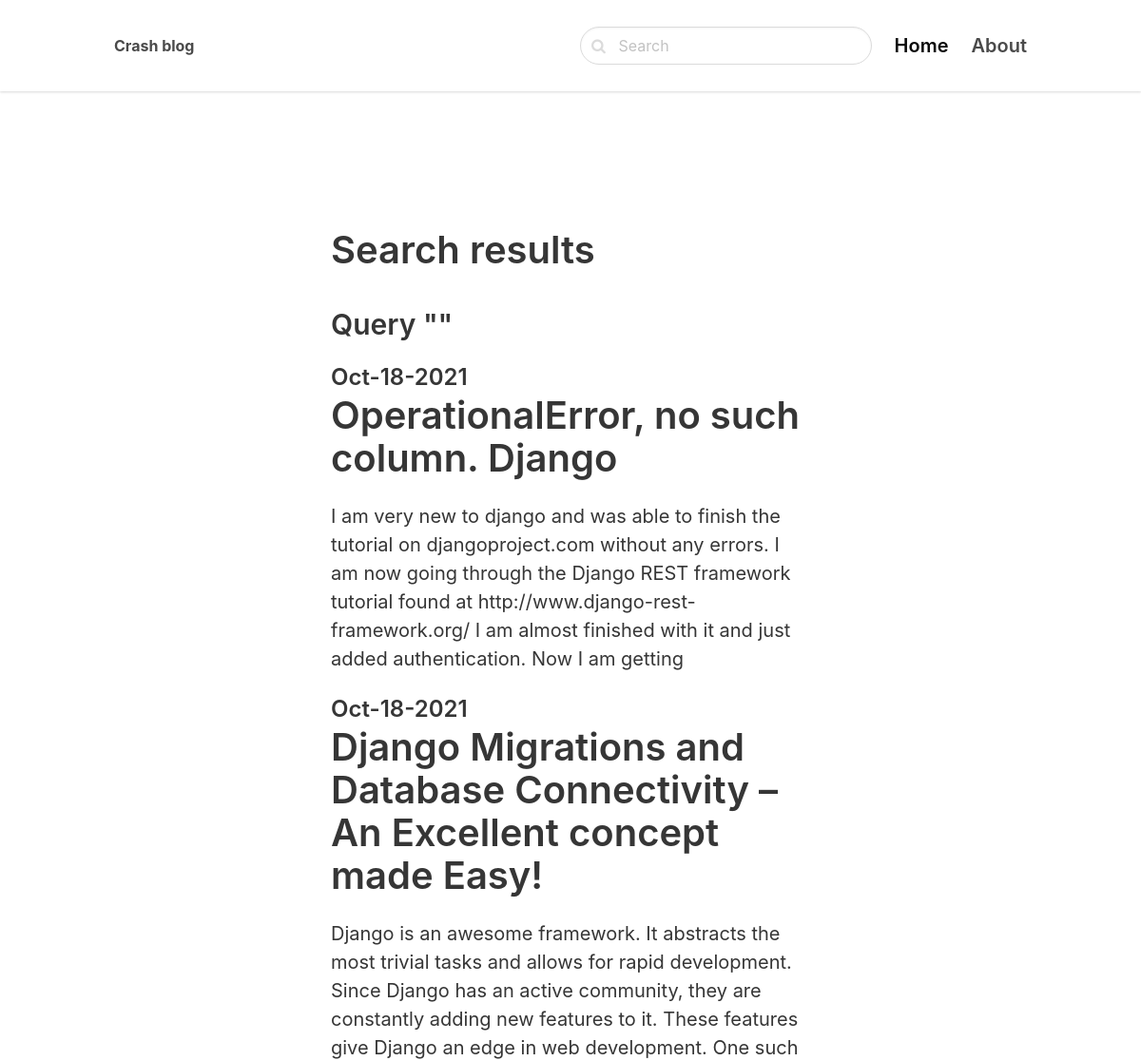
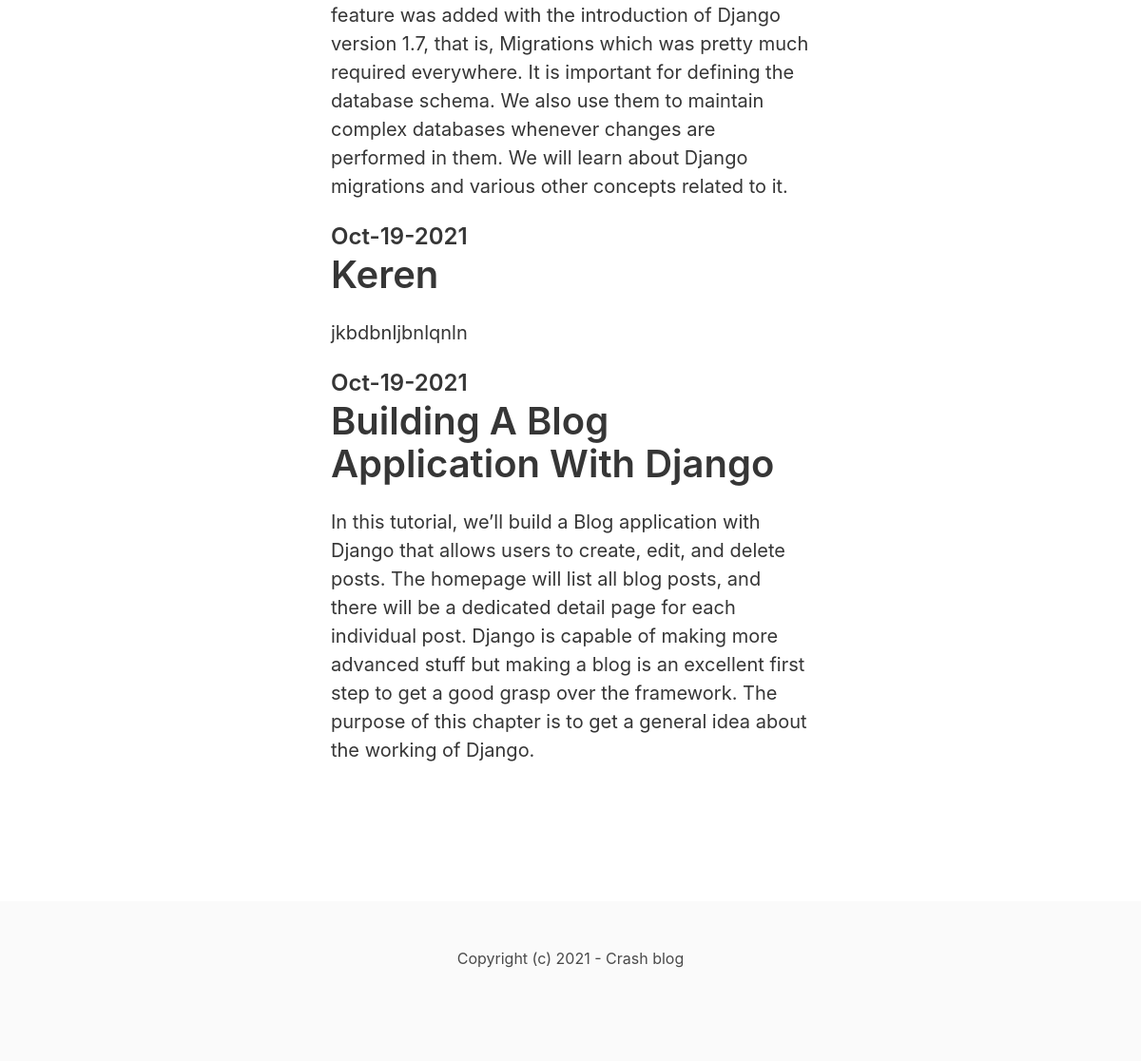
The app's page /search/ with its own data (2 pictures, top to bottom).
### blog/models.py (models this page shows, shortened)
class Post(models.Model):
    ACTIVE = 'active'
    DRAFT = 'draft'
    CHOICES_STATUS = (
        (ACTIVE, 'Active'),
        (DRAFT, 'Draft')
    )
    category = models.ForeignKey(Category, related_name = 'posts', on_delete = models.CASCADE)
    parent = models.ForeignKey('self', related_name='variants', on_delete=models.CASCADE, blank=True, null=True)
    title = models.CharField(max_length=255)
    slug = models.SlugField()
    intro = models.TextField()
    body = models.TextField()
    created_at = models.DateTimeField(auto_now_add=True)
    status = models.CharField(max_length=10, choices=CHOICES_STATUS, default=ACTIVE)
    image = models.ImageField(upload_to='uploads/', blank=True, null=True)
    thumbnail = models.ImageField(upload_to='uploads/', blank=True, null=True)
    num_visits = models.IntegerField(default=0)
    last_visit = models.DateTimeField(blank=True, null=True)
    class meta:
        ordering = ('-created_at',)

### blog/views.py (the view)
# urls.py: path('search/', search, name='search'),
def search(request):
    query = request.GET.get('query', '')
    posts = Post.objects.filter(status=Post.ACTIVE).filter(Q(title__icontains=query) | Q(intro__icontains=query) | Q(body__icontains=query))
    return render(request, 'blog/search.html', {'posts': posts, 'query': query})

### blog/templates/blog/search.html (shortened to what this page needs)
{% extends 'core/base.html' %}
{% block content %}
    <section class="hero ">
    	<div class="hero-body">
            <div class="container">
                <section class="section">
                    <div class="columns">
                        <div class="column is-8 is-offset-2">
                            <div class="content is-medium">
                                <h1>Search results</h1>
                                <h3>Query "{{ query }}"</h3>
                            </div>
                            {% for post in posts %}
                                <div class="content is-medium">
                                    <a href="{% url 'post_detail' post.category.slug post.slug %}">
                                        <h2 class="subtitle is-4">{{ post.created_at|date:'M-d-Y' }}</h2>
                                        <h1 class="title">{{ post.title }}</h1>
                                        <p class="has-text-dark">{{ post.intro }}</p>
                                    </a>
                                </div>
                            {% empty %}
                                <div class="content">
                                    <p> No result for the given query...</p>
                                </div>
                            {% endfor %}
                        </div>
                    </div>
                </section>
            </div>
        </div>
    </section>
{% endblock %}

### records on screen
Post: created_at "Oct-18-2021", title "OperationalError, no such column. Django", intro "I am very new to django and was able to finish the tutorial on djangoproject.com without any errors. I am now going through the Django REST framework tutorial found at http://www.django-rest-framework.org/ I am almost finished with it and just added authentication. Now I am getting"
Post: created_at "Oct-18-2021", title "Django Migrations and Database Connectivity – An Excellent concept made Easy!", intro "Django is an awesome framework. It abstracts the most trivial tasks and allows for rapid development. Since Django has an active community, they are constantly adding new features to it. These features give Django an edge in web development. One such feature was added with the introduction of Django version 1.7, that is, Migrations which was pretty much required everywhere. It is important for defining the database schema. We also use them to maintain complex databases whenever changes are performed in them. We will learn about Django migrations and various other concepts related to it."
Post: created_at "Oct-19-2021", title "Keren", intro "jkbdbnljbnlqnln"
Post: created_at "Oct-19-2021", title "Building A Blog Application With Django", intro "In this tutorial, we’ll build a Blog application with Django that allows users to create, edit, and delete posts. The homepage will list all blog posts, and there will be a dedicated detail page for each individual post. Django is capable of making more advanced stuff but making a blog is an excellent first step to get a good grasp over the framework. The purpose of this chapter is to get a general idea about the working of Django."
